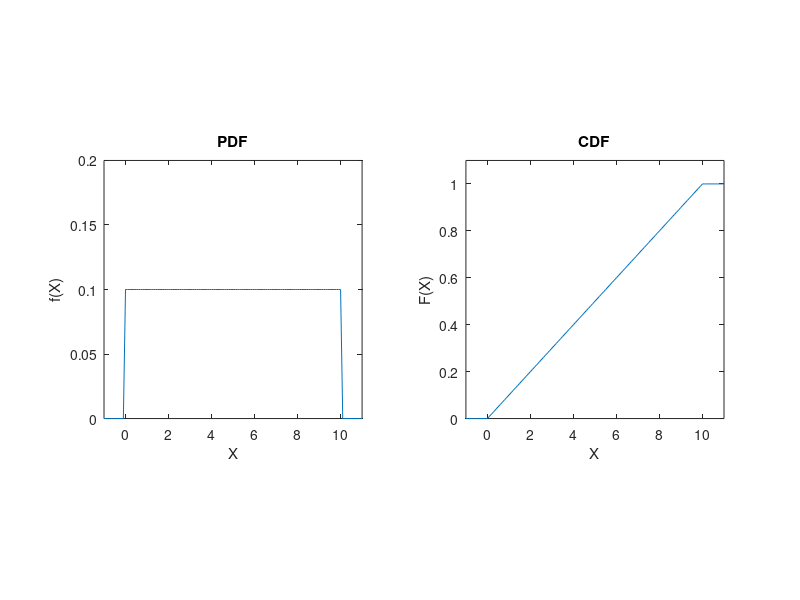

Source code (MATLAB):
% First get the domain over which we will 
% evaluate the functions.
x = -1:.1:11;
% Now get the probability density function
% values at x.
pdf = unifpdf(x,0,10);
% Now get the cdf.
cdf = unifcdf(x,0,10);
% Do the plots.
subplot(1,2,1),plot(x,pdf)
title('PDF')
xlabel('X'),ylabel('f(X)')
axis([-1 11 0 0.2])
axis square
subplot(1,2,2),plot(x,cdf)
title('CDF')
xlabel('X'),ylabel('F(X)')
axis([-1 11 0 1.1])
axis square